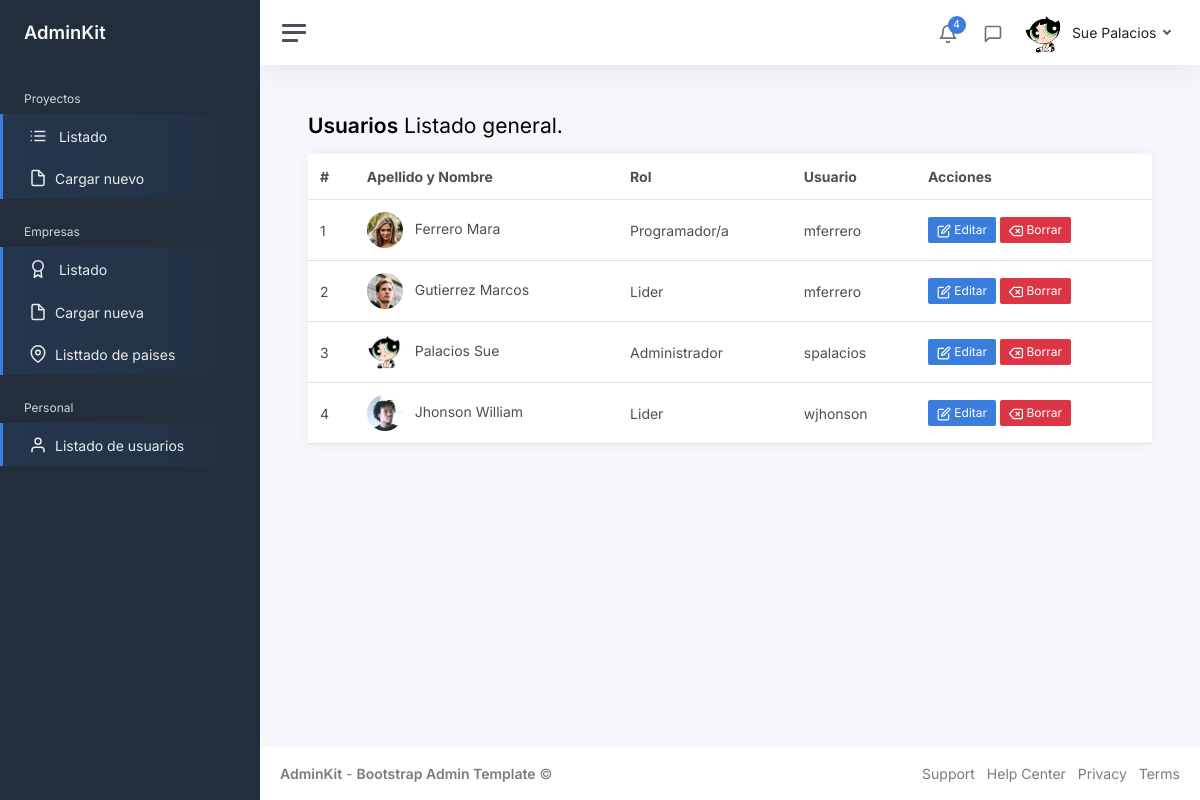
Page /listado_usuarios.php (signed in) on the committed database.
### tables this page shows
CREATE TABLE `usuario` (
  `id` int(10) NOT NULL,
  `nombre` varchar(50) NOT NULL,
  `apellido` varchar(50) NOT NULL,
  `mail` varchar(50) NOT NULL,
  `img` varchar(50) NOT NULL,
  `alias` varchar(50) NOT NULL,
  `clave` int(50) NOT NULL,
  `idrol` int(10) NOT NULL
);

CREATE TABLE `rols` (
  `Id` int(11) NOT NULL,
  `Denominacion` varchar(50) NOT NULL
);

### funciones/listarUsuario.php (called while the page is built, shortened)
<?php
function Listar_Usuarios($vConexion) {
    $Listado=array();
    $SQL = "SELECT U.id, U.nombre, U.apellido, U.mail, U.img, U.alias, U.idrol, R.Denominacion
        FROM usuario U, rols R
        WHERE U.idrol=R.Id
        ORDER BY U.nombre" ;
     $rs = mysqli_query($vConexion, $SQL);
     $i=0;
    while ($data = mysqli_fetch_array($rs)) {
            $Listado[$i]['ID'] = $data['id'];
            $Listado[$i]['NOMBRE'] = $data['nombre'];
            $Listado[$i]['APELLIDO'] = $data['apellido'];
            $Listado[$i]['EMAIL'] = $data['mail'];
            $Listado[$i]['IMG'] = $data['img'];
            $Listado[$i]['ALIAS'] = $data['alias'];
            $Listado[$i]['IDROL'] = $data['idrol'];
            $Listado[$i]['ROL'] = $data['Denominacion'];
            $i++;
    }
    return $Listado;
}
?>

### listado_usuarios.php (the view, shortened to what this page needs)
<?php
$MiConexion = ConexionBD();
require_once 'funciones/listarUsuario.php';
$ListadoUsuarios = Listar_Usuarios($MiConexion);
$CantidadUsuarios = count($ListadoUsuarios);
    ?>
<!DOCTYPE html>
<html lang="en">
    <?php
    require_once 'partes/head.php';
    ?>
<body>
    <div class="wrapper">
        <?php require_once 'partes/lateral.php'; ?>
                  <div class="main">
           <?php require_once 'partes/cabecera.php'; ?>
            <main class="content">
                <div class="container-fluid p-0">
                    <h1 class="h3 mb-3"><strong>Usuarios</strong> Listado general. </h1>
                    <div class="row">
                        <div class="col-12 col-lg-12 col-xxl-12 d-flex">
                            <div class="card flex-fill">
                                <table class="table table-hover my-0">
                                    <thead>
                                        <tr>
                                            <th>#</th>
                                            <th>Apellido y Nombre</th>
                                            <th>Rol</th>
                                            <th>Usuario</th>
                                            <th>Acciones</th>
                                        </tr>
                                    </thead>
                                    <tbody>
                                            <?php
                                            $renglon = 0;
                                            for($i=0; $i < $CantidadUsuarios; $i++){
                                            $renglon ++;
                                            ?>
                                            <tr>
                                                <td><?php echo $renglon ; ?></td>
                                                <td>
                                                    <img src="<?php echo $ListadoUsuarios[$i]['IMG']; ?>" width="36" height="36" class="rounded-circle me-2" alt="<?php $ListadoUsuarios[$i]['IMG']; ?>">
                                                    <?php echo $ListadoUsuarios[$i]['APELLIDO']. " ". $ListadoUsuarios[$i]['NOMBRE']; ?>
                                                </td>
                                               <td>
                                                    <?php echo $ListadoUsuarios[$i]['ROL']; ?>
                                                </td>
                                                <td>
                                                    <?php echo $ListadoUsuarios[$i]['ALIAS']; ?>
                                                </td>
                                                <td>
                                                    <a class="btn btn-primary btn-sm success" href= "#" role="button" title="Editar proyecto">
                                                    <span data-feather="edit"></span> Editar</a>
                                                    <a class="btn btn-danger btn-sm"
                                                            onclick="if (confirm('Esta seguro de ELIMINAR el usuario?')) {return true; } else {return false;}"
                                                            href="eliminar_usuario.php?ID_USER=<?php echo $ListadoUsuarios[$i]['ID']; ?>"
                                                            title="Borrar registro"><span data-feather="delete"></span> Borrar
                                                    </a>
                                                </td>
                                            </tr>
                                            <?php } ?>
                                    </tbody>
                                </table>
                            </div>
                        </div>
                    </div>
                </div>
            </main>
<?php
require_once 'partes/pie.php';
?>
</body>
</html>

### rows in the picture
usuario: img (picture), apellido "Ferrero", nombre "Mara", idrol.Denominacion "Programador/a", alias "mferrero"
usuario: img (picture), apellido "Gutierrez", nombre "Marcos", idrol.Denominacion "Lider", alias "mferrero"
usuario: img (picture), apellido "Palacios", nombre "Sue", idrol.Denominacion "Administrador", alias "spalacios"
usuario: img (picture), apellido "Jhonson", nombre "William", idrol.Denominacion "Lider", alias "wjhonson"

### other values in the picture
$_SESSION['Usuario_Nombre'] "Sue"
$_SESSION['Usuario_Apellido'] "Palacios"
